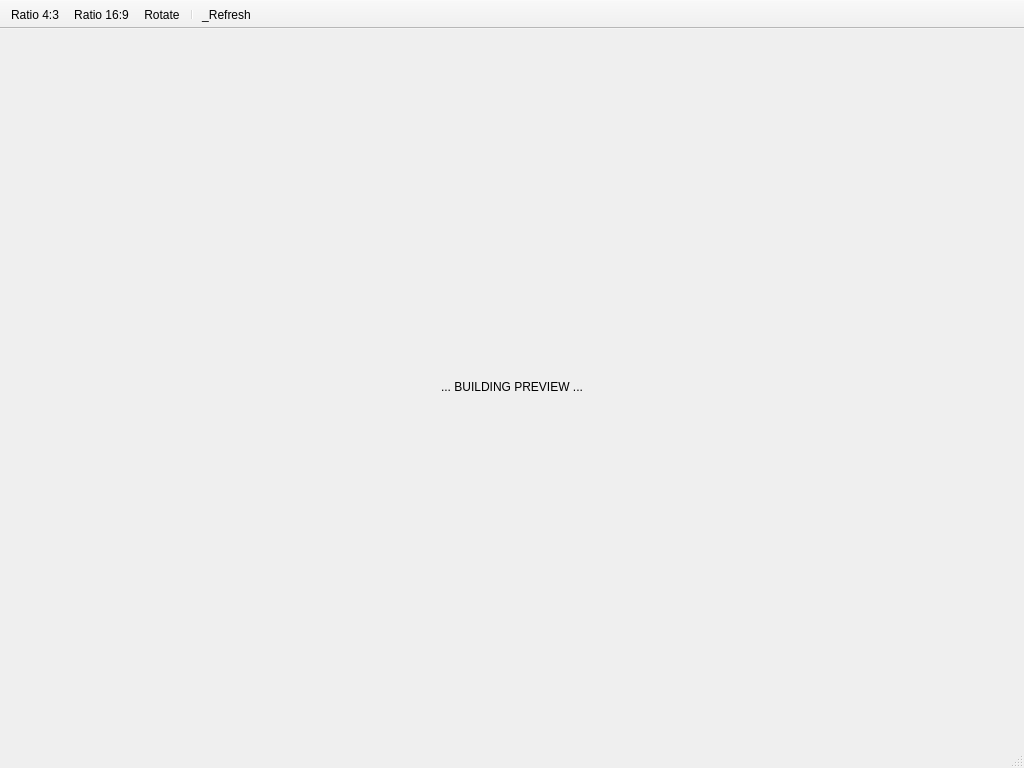
<?xml version="1.0" encoding="UTF-8"?>
<ui version="4.0">
 <class>Preview</class>
 <widget class="QMainWindow" name="Preview">
  <property name="geometry">
   <rect>
    <x>0</x>
    <y>0</y>
    <width>1024</width>
    <height>768</height>
   </rect>
  </property>
  <property name="sizePolicy">
   <sizepolicy hsizetype="Minimum" vsizetype="Minimum">
    <horstretch>0</horstretch>
    <verstretch>0</verstretch>
   </sizepolicy>
  </property>
  <property name="minimumSize">
   <size>
    <width>768</width>
    <height>768</height>
   </size>
  </property>
  <property name="windowTitle">
   <string>PREVIEW (!!experimental!!)</string>
  </property>
  <property name="iconSize">
   <size>
    <width>32</width>
    <height>32</height>
   </size>
  </property>
  <widget class="QWidget" name="centralwidget">
   <layout class="QHBoxLayout" name="horizontalLayout">
    <item>
     <widget class="QLabel" name="label_BuildingPreview">
      <property name="text">
       <string>... BUILDING PREVIEW ...</string>
      </property>
      <property name="textFormat">
       <enum>Qt::RichText</enum>
      </property>
      <property name="scaledContents">
       <bool>false</bool>
      </property>
      <property name="alignment">
       <set>Qt::AlignCenter</set>
      </property>
     </widget>
    </item>
   </layout>
  </widget>
  <widget class="QMenuBar" name="menubar">
   <property name="geometry">
    <rect>
     <x>0</x>
     <y>0</y>
     <width>1024</width>
     <height>21</height>
    </rect>
   </property>
  </widget>
  <widget class="QStatusBar" name="statusbar"/>
  <widget class="QToolBar" name="toolBar">
   <property name="sizePolicy">
    <sizepolicy hsizetype="Minimum" vsizetype="Fixed">
     <horstretch>0</horstretch>
     <verstretch>0</verstretch>
    </sizepolicy>
   </property>
   <property name="windowTitle">
    <string>toolBar</string>
   </property>
   <property name="movable">
    <bool>false</bool>
   </property>
   <property name="iconSize">
    <size>
     <width>24</width>
     <height>24</height>
    </size>
   </property>
   <attribute name="toolBarArea">
    <enum>TopToolBarArea</enum>
   </attribute>
   <attribute name="toolBarBreak">
    <bool>false</bool>
   </attribute>
   <addaction name="actionRatio_4_3"/>
   <addaction name="actionRatio_16_9"/>
   <addaction name="actionRotate"/>
   <addaction name="separator"/>
   <addaction name="action_Refresh"/>
  </widget>
  <action name="actionRatio_4_3">
   <property name="icon">
    <iconset resource="../resources/GalleryDesigner.qrc">
     <normaloff>:/icons/images/ratio4_3.png</normaloff>:/icons/images/ratio4_3.png</iconset>
   </property>
   <property name="text">
    <string>Ratio 4:3</string>
   </property>
   <property name="toolTip">
    <string>Ratio 4:3</string>
   </property>
  </action>
  <action name="actionRatio_16_9">
   <property name="icon">
    <iconset resource="../resources/GalleryDesigner.qrc">
     <normaloff>:/icons/images/ratio16_9.png</normaloff>:/icons/images/ratio16_9.png</iconset>
   </property>
   <property name="text">
    <string>Ratio 16:9</string>
   </property>
  </action>
  <action name="actionRotate">
   <property name="icon">
    <iconset resource="../resources/GalleryDesigner.qrc">
     <normaloff>:/icons/images/object-rotate-right.png</normaloff>:/icons/images/object-rotate-right.png</iconset>
   </property>
   <property name="text">
    <string>Rotate</string>
   </property>
   <property name="toolTip">
    <string>Rotate the window</string>
   </property>
  </action>
  <action name="action_Refresh">
   <property name="icon">
    <iconset resource="../resources/GalleryDesigner.qrc">
     <normaloff>:/icons/images/view-refresh-3.png</normaloff>:/icons/images/view-refresh-3.png</iconset>
   </property>
   <property name="text">
    <string>_Refresh</string>
   </property>
   <property name="toolTip">
    <string>Refresh this preview</string>
   </property>
  </action>
 </widget>
 <resources>
  <include location="../resources/GalleryDesigner.qrc"/>
 </resources>
 <connections/>
</ui>
